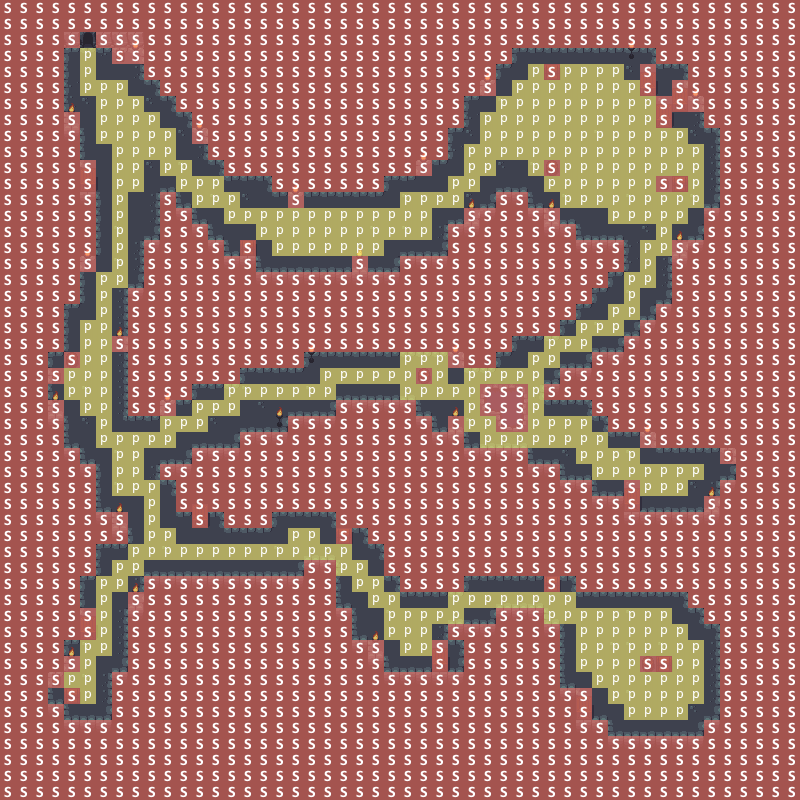

The image is a tile-based game level rendered from a .tmx file. Its description and source (layers, tilesets, objects; grid data summarised) follow:
An orthogonal 50x50 tile map with 16x16 px tiles, 11 tile layers (BACKGROUND, LAYOUT, BUILDINGS, BUILDINGS_DECOR, ...), 3 tilesets and 5 objects (Player, Monster Spawner, Dropped Sword, Rottenville Portal, Portal Spawn).

<map version="1.0" orientation="orthogonal" renderorder="right-down" width="50" height="50" tilewidth="16" tileheight="16" nextobjectid="8">
 <tileset firstgid="1" name="tileset" tilewidth="16" tileheight="16" spacing="4" tilecount="400" columns="20">
  <image source="tileset.png" width="396" height="396" />
  <terraintypes>
   <terrain name="1" tile="-1" />
  </terraintypes>
  <tile id="0" terrain=",,,0" />
  <tile id="1" terrain=",,0,0" />
  <tile id="4" terrain=",,0," />
  <tile id="20" terrain=",0,,0" />
  <tile id="21" probability="0.5" />
  <tile id="22" probability="0.5" />
  <tile id="23" probability="0.5" />
  <tile id="24" terrain="0,,0," />
  <tile id="41" probability="0.5" />
  <tile id="42" terrain="0,0,0,0" probability="0.5" />
  <tile id="43" probability="0.5" />
  <tile id="61" probability="0.5" />
  <tile id="62" probability="0.5" />
  <tile id="63" probability="0.5" />
  <tile id="80" terrain=",0,," />
  <tile id="81" terrain="0,0,," />
  <tile id="84" terrain="0,,," />
 </tileset>
 <tileset firstgid="401" name="meta" tilewidth="16" tileheight="16" tilecount="3" columns="3">
  <image source="meta.png" width="48" height="16" />
  <tile id="0">
   <properties>
    <property name="type" value="SOLID" />
   </properties>
  </tile>
  <tile id="1">
   <properties>
    <property name="type" value="WATER" />
   </properties>
  </tile>
  <tile id="2">
   <properties>
    <property name="type" value="PATH" />
   </properties>
  </tile>
 </tileset>
 <tileset firstgid="404" name="meta" tilewidth="16" tileheight="16" tilecount="3" columns="3">
  <image source="../rottenville/meta.png" width="48" height="16" />
  <tile id="0">
   <properties>
    <property name="type" value="SOLID" />
   </properties>
  </tile>
  <tile id="1">
   <properties>
    <property name="type" value="WATER" />
   </properties>
  </tile>
  <tile id="2">
   <properties>
    <property name="type" value="PATH" />
   </properties>
  </tile>
 </tileset>
 <layer name="BACKGROUND" width="50" height="50">
  <data>[2500 cells, 2500 non-empty, 1 distinct tile ids]</data>
 </layer>
 <layer name="LAYOUT" width="50" height="50">
  <data>[2500 cells, 949 non-empty, 26 distinct tile ids]</data>
 </layer>
 <layer name="BUILDINGS" width="50" height="50">
  <data>[2500 cells, 0 non-empty, 0 distinct tile ids]</data>
 </layer>
 <layer name="BUILDINGS_DECOR" width="50" height="50">
  <data>[2500 cells, 0 non-empty, 0 distinct tile ids]</data>
 </layer>
 <layer name="BOTTOM" width="50" height="50">
  <data>[2500 cells, 0 non-empty, 0 distinct tile ids]</data>
 </layer>
 <layer name="OBJECTS" width="50" height="50">
  <data>[2500 cells, 83 non-empty, 9 distinct tile ids]</data>
 </layer>
 <layer name="ADDITIONAL" width="50" height="50">
  <data>[2500 cells, 0 non-empty, 0 distinct tile ids]</data>
 </layer>
 <layer name="BUILDINGS_TOP" width="50" height="50">
  <data>[2500 cells, 0 non-empty, 0 distinct tile ids]</data>
 </layer>
 <layer name="ROOFS" width="50" height="50">
  <data>[2500 cells, 0 non-empty, 0 distinct tile ids]</data>
 </layer>
 <layer name="TOP" width="50" height="50">
  <data>[2500 cells, 26 non-empty, 1 distinct tile ids]</data>
 </layer>
 <layer name="META" width="50" height="50">
  <data>[2500 cells, 2133 non-empty, 3 distinct tile ids]</data>
 </layer>
 <objectgroup name="SPAWNERS">
  <object id="4" name="Player" x="80" y="64" width="16" height="16">
   <properties>
    <property name="id" value="player" />
   </properties>
  </object>
  <object id="5" name="Monster Spawner" x="128" y="128" width="16" height="16">
   <properties>
    <property name="id" value="ogremagi" />
   </properties>
  </object>
  <object id="7" name="Dropped Sword" x="176" y="160" width="16" height="16">
   <properties>
    <property name="id" value="dropped-sword" />
   </properties>
  </object>
 </objectgroup>
 <objectgroup name="PORTALS">
  <object id="1" name="Rottenville Portal" x="80" y="32" width="16" height="16">
   <properties>
    <property name="id" value="rottenville" />
   </properties>
  </object>
  <object id="2" name="Portal Spawn" x="80" y="48" width="16" height="16">
   <properties>
    <property name="id" value="rottenville" />
    <property name="spawn" type="bool" value="true" />
   </properties>
  </object>
 </objectgroup>
</map>
